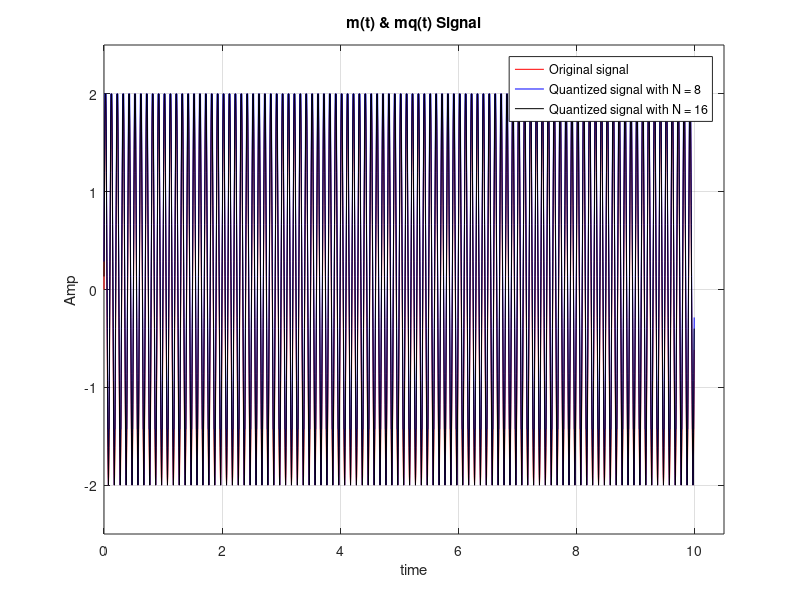

MATLAB code for this plot:
%% Hw1 - Q5
% Teacher : Dr.Emadi
% Author: [SeyedAli] - [SeyedHosseini]
% E-mail: [alishosseini79@aut.ac.ir] 
%Student-Number : [9723042]
% University: Amirkabir University of Technology
%% clear recent data
clc;
close all;
clear ;
%% Initialization
fs = 200 ; %sampling frequency
Ts = 1/fs ; %step resolution
t = 0 : Ts : 10 - Ts ; %time
A = 2 ; %Amp
fc = 10 ; %carrier frequency
m = A*sin(2*pi*fc.*t); %Original signal
%% plotting m(t)
clc;
figure(1)
plot(t,m,'r')
hold on;
ylabel("Amp")
xlabel("time")
title("m(t) & mq(t) Signal")
grid on;
axis([0 10.5 -2.5 2.5])
%% Quantiziation for N = 8
clc;
N = [8 , 16]; %Quantize Levels
v = log2(N(1)) ;
%Quantize a signal to "v" bits.  
maxsig = max(m); %signal max
interval = 2*maxsig/(N(1)-1); %interval length for 8 levels resolution
u = maxsig + interval; %Upper bound of codebook
partition = [-maxsig : interval : maxsig]; %Distinct endpoints of different ranges, specified as a row vector
codebook = [-maxsig : interval : u]; %Quantization value for each partition
[index , mq1] = quantiz(m,partition,codebook); % Quantized Signal

%% plotting mq(t) for N = 8
figure(1)
plot(t,mq1,'b')
grid on;
axis([0 10.5 -2.5 2.5])

%% Quantiziation for N = 16
clc;
N = [8 , 16]; %Quantize Levels
v2 = log2(N(2)) ;
%Quantize a signal to "v" bits.  
maxsig = max(m); %signal max
interval = 2*maxsig/(N(2)-1); %interval length for 8 levels resolution
u = maxsig + interval; %Upper bound of codebook
partition = [-maxsig : interval : maxsig]; %Distinct endpoints of different ranges, specified as a row vector
codebook = [-maxsig : interval : u]; %Quantization value for each partition
[index , mq2] = quantiz(m,partition,codebook); % Quantized Signal

%% plotting q(t)
figure(1)
plot(t,mq2,'k')
legend('Original signal','Quantized signal with N = 8','Quantized signal with N = 16')
grid on;
axis([0 10.5 -2.5 2.5])

%% SQNR
clc;
L = numel(m) ; %length of signal
Pm = sum(m.^2)/L ; %average power
% display(Pm)
distor1 = m - mq1 ; %distortion vector 1
distor2 = m - mq2 ; %distortion vector 2
Pq1 = sum(distor1.^2)/L ; %average power of Distortion 1
Pq2 = sum(distor2.^2)/L ; %average power of Distortion 1

Sqnr1 = Pm / Pq1 ; %SQNR of First Quantiztation
Sqnr2 = Pm / Pq2 ; %SQNR of Second Quantiztation

Sqnr1 = pow2db(Sqnr1) ;
Sqnr2 = pow2db(Sqnr2) ;
fprintf("SQNR of first Quantization is %f db and Second Time is %f db.",Sqnr1,Sqnr2)
fprintf("\n So More levels,Better SQNR")